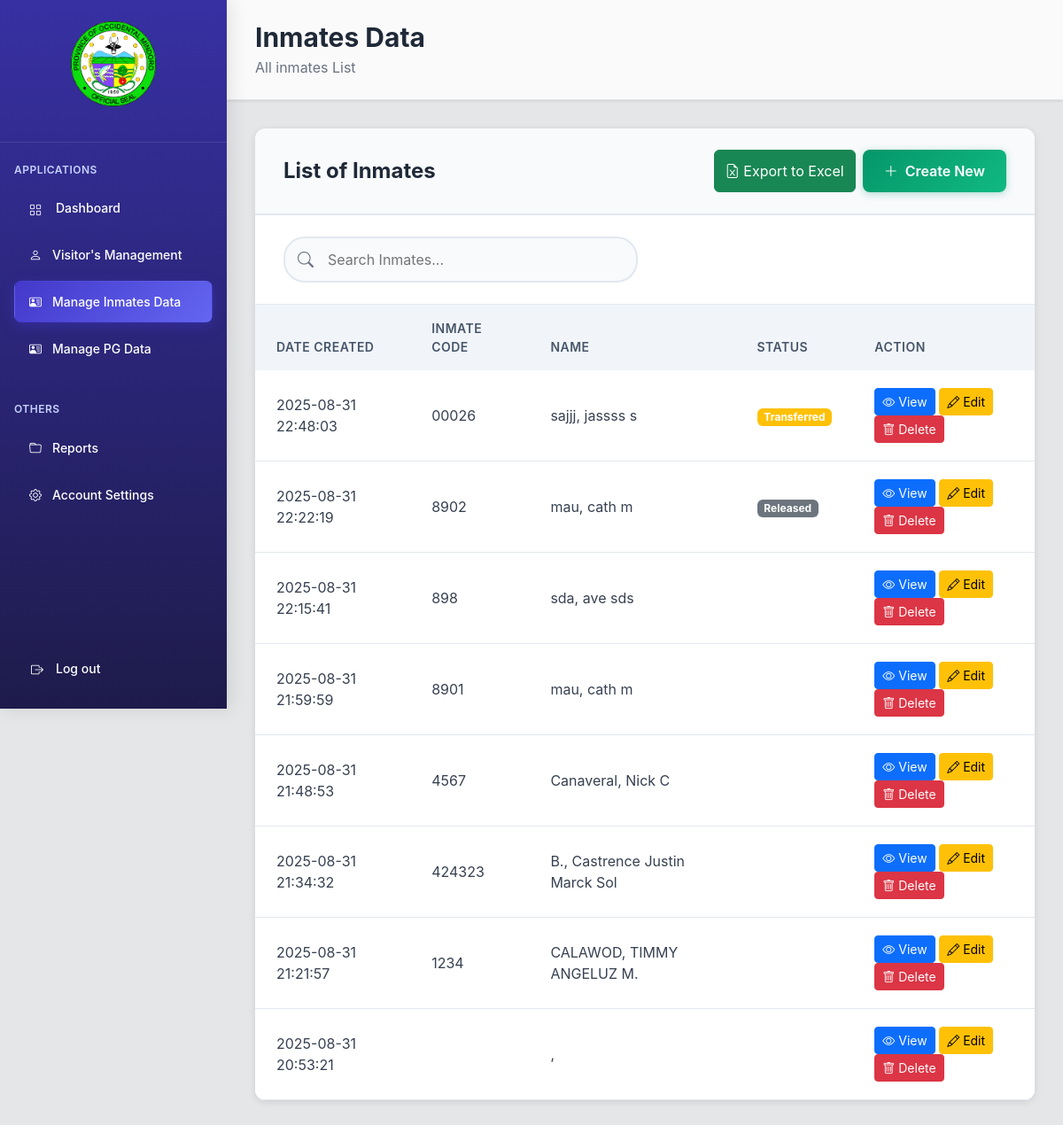
Page /modules/Warden/WARDEN_INMATES_DATA.php (signed in) on the committed database.
### tables this page shows
CREATE TABLE `inmates` (
  `id` int(11) NOT NULL,
  `firstName` varchar(100) NOT NULL,
  `middleName` varchar(100) NOT NULL,
  `lastName` varchar(100) NOT NULL,
  `birthday` date NOT NULL,
  `gender` enum('Male','Female','','') NOT NULL,
  `address` varchar(255) NOT NULL,
  `maritalStatus` enum('Single','Married','Divorced','Widowed') NOT NULL,
  `inmateNumber` varchar(50) NOT NULL,
  `crimeCommitted` text NOT NULL,
  `timeServeStart` date NOT NULL,
  `sentence` text NOT NULL,
  `timeServeEnds` date NOT NULL,
  `status` enum('Active',' Released','Transferred') NOT NULL DEFAULT 'Active',
  `dateCreated` datetime NOT NULL DEFAULT current_timestamp()
);

### modules/Warden/WARDEN_INMATES_DATA.php (the view, shortened to what this page needs)
<?php
require_once '../../database/connection.php';
?>
<!DOCTYPE html>
<html lang="en">
<head>
    <link href="https://cdn.jsdelivr.net/npm/bootstrap@5.3.0/dist/css/bootstrap.min.css" rel="stylesheet">
    <link href="https://cdn.jsdelivr.net/npm/bootstrap-icons@1.10.0/font/bootstrap-icons.css" rel="stylesheet">
    <link rel="stylesheet" href="../../assets/css/winmatedata.css">
    <link rel="stylesheet" href="../../includes/navbar/W_navbar.css" />
</head>
<body>
    <div class="d-flex">
        <?php include '../../includes/navbar/nav.php'; ?>
        <main class="main-content flex-fill">
          <?php include '../../includes/header/winmatesdata.php'; ?>
            <div class="content-area">
                <div class="inmates-container">
                    <div class="inmates-header">
                        <h2 class="inmates-title">List of Inmates</h2>
                        <div class="d-flex gap-2">
                            <button type="button" class="btn btn-success" id="exportExcelBtn">
                                <i class="bi bi-file-earmark-excel"></i>
                                Export to Excel
                            </button>
                            <button type="button" class="create-btn" data-bs-toggle="modal" data-bs-target="#addInmateModal">
                                <i class="bi bi-plus-lg"></i>
                                Create New
                            </button>
                        </div>
                    </div>
                    <div class="search-section">
                        <div class="search-container position-relative">
                            <i class="bi bi-search search-icon"></i>
                            <input type="text" class="search-input" id="searchInput" placeholder="Search Inmates...">
                        </div>
                    </div>
                    <div class="table-container">
                        <table class="table inmates-table mb-0">
                            <thead>
                                <tr>
                                    <th>Date Created</th>
                                    <th>Inmate Code</th>
                                    <th>Name</th>
                                    <th>Status</th>
                                    <th>Action</th>
                                </tr>
                            </thead>
                            <tbody id="inmatesTableBody">
                                <?php
                                $today = date('Y-m-d');
                                $sql = "SELECT id, dateCreated, inmateNumber,
                                                CONCAT(lastName, ', ', firstName, ' ', middleName) AS fullName,
                                                status, timeServeStart, timeServeEnds
                                        FROM inmates
                                        ORDER BY dateCreated DESC";
                                $result = $con_admin->query($sql);
                                if ($result && $result->num_rows > 0) {
                                    while ($row = $result->fetch_assoc()) {
                                        $status = $row['status'];
                                        if (!empty($row['timeServeEnds'])) {
                                            if ($today >= $row['timeServeEnds'] && $status == 'Active') {
                                                $status = 'Released';
                                            }
                                        }
                                        echo "<tr data-id='{$row['id']}'>
                                        <td>" . htmlspecialchars($row['dateCreated']) . "</td>
                                        <td>" . htmlspecialchars($row['inmateNumber']) . "</td>
                                        <td>" . htmlspecialchars($row['fullName']) . "</td>
                                        <td><span class='badge bg-" . ($status == 'Active' ? 'success' : ($status == 'Released' ? 'secondary' : 'warning')) . "'>" . htmlspecialchars($status) . "</span></td>
                                        <td>
                                            <button class='btn btn-sm btn-primary viewBtn' data-id='{$row['id']}'>
                                                <i class='bi bi-eye'></i> View
                                            </button>
                                            <button class='btn btn-sm btn-warning editBtn' data-id='{$row['id']}'>
                                                <i class='bi bi-pencil'></i> Edit
                                            </button>
                                            <button class='btn btn-sm btn-danger deleteBtn' data-id='{$row['id']}'>
                                                <i class='bi bi-trash'></i> Delete
                                            </button>
                                        </td>
                                        </tr>";
                                    }
                                } else {
                                    echo "<tr><td colspan='5' class='empty-state'>No registered inmates available</td></tr>";
                                }
                                ?>
                            </tbody>
                        </table>
                    </div>
                </div>
            </div>
        </main>
    </div>
</body>
</html>

### assets/css/winmatedata.css (style rules this page uses)
.main-content { margin-left: 256px; min-height: 100vh; }
.content-area { padding: 32px; }
.inmates-container { background: white; border-radius: 12px; box-shadow: 0 2px 8px rgba(0, 0, 0, 0.1); overflow: hidden; }
.inmates-header { background-color: #f8fafc; border-bottom: 2px solid #e2e8f0; padding: 24px 32px; display: flex; justify-content: space-between; align-items: center; }
.inmates-title { font-size: 24px; font-weight: bold; color: #1f2937; margin: 0; }
.search-section { padding: 24px 32px; border-bottom: 1px solid #e2e8f0; }
.search-container { position: relative; max-width: 400px; }
.search-input { width: 100%; padding: 12px 16px 12px 48px; border: 2px solid #e2e8f0; border-radius: 24px; font-size: 16px; background-color: #f8fafc; transition: all 0.3s ease; }
.search-icon { position: absolute; left: 16px; top: 50%; transform: translateY(-50%); color: #6b7280; font-size: 18px; }
.create-btn { background: linear-gradient(135deg, #059669 0%, #10b981 100%); border: none; color: white; padding: 12px 24px; border-radius: 8px; font-weight: 600; font-size: 16px; display: flex; align-items: center; gap: 8px; transition: all 0.3s ease; box-shadow: 0 2px 8px rgba(5, 150, 105, 0.3); }
.table-container { padding: 0; }
.inmates-table { width: 100%; margin: 0; }
.inmates-table thead th { background-color: #f1f5f9; color: #475569; font-weight: 600; font-size: 14px; padding: 16px 24px; border: none; text-transform: uppercase; letter-spacing: 0.5px; }
.inmates-table tbody td { padding: 20px 24px; border-bottom: 1px solid #e2e8f0; color: #374151; vertical-align: middle; }

### includes/navbar/W_navbar.css (style rules this page uses)
body { font-family: -apple-system, BlinkMacSystemFont, 'Segoe UI', Roboto, Oxygen, Ubuntu, Cantarell, sans-serif; background-color: #e5e6e8; }

### rows in the picture
inmates: dateCreated "2025-08-31 22:48:03", inmateNumber "00026", fullName "sajjj, jassss s", status "Transferred"
inmates: dateCreated "2025-08-31 22:22:19", inmateNumber "8902", fullName "mau, cath m", status "Released"
inmates: dateCreated "2025-08-31 22:15:41", inmateNumber "898", fullName "sda, ave sds"
inmates: dateCreated "2025-08-31 21:59:59", inmateNumber "8901", fullName "mau, cath m"
inmates: dateCreated "2025-08-31 21:48:53", inmateNumber "4567", fullName "Canaveral, Nick C"
inmates: dateCreated "2025-08-31 21:34:32", inmateNumber "424323", fullName "B., Castrence Justin Marck Sol"
inmates: dateCreated "2025-08-31 21:21:57", inmateNumber "1234", fullName "CALAWOD, TIMMY ANGELUZ M."
inmates: dateCreated "2025-08-31 20:53:21", fullName ","
